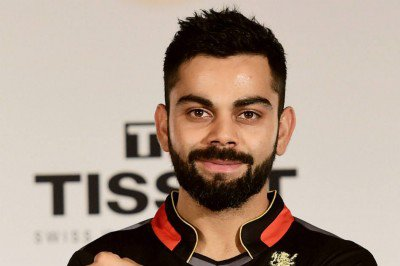
#> input picture model/test/vk18.jpg, 400 x 266 px
$ jupyter execute --allow-errors face_recognition_crickter.ipynb   (shell and % lines are left out)
#> lines starting #> are read from the running program, lines starting #| are printed output that depends on the picture
[cell 1]
import numpy as np
import cv2
import matplotlib
from matplotlib import pyplot as plt

[cell 2]
#!pip install opencv-python

[cell 3]
img =cv2.imread('./test/vk18.jpg')
#> img is the input picture: shape (266, 400, 3); mean B, G, R 142, 155.1, 173.8
img.shape
#> Out = (266, 400, 3)

[cell 4]
plt.imshow(img)

[cell 5]
gray = cv2.cvtColor(img, cv2.COLOR_BGR2GRAY)
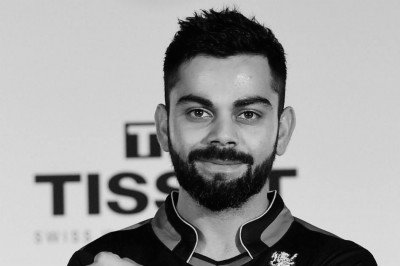
#> gray: shape (266, 400); min 0, max 237, mean 159.2
gray.shape
#> Out = (266, 400)

[cell 6]
gray

[cell 7]
plt.imshow(gray, cmap='gray')

[cell 8]
face_cascade = cv2.CascadeClassifier('./opencv/haarcascades/haarcascade_frontalface_default.xml')
eye_cascade = cv2.CascadeClassifier('./opencv/haarcascades/haarcascade_eye.xml')

faces = face_cascade.detectMultiScale(gray, 1.3,5)
#> faces = [[151, 54, 146, 146]]
faces
#> Out = [[151, 54, 146, 146]]

[cell 9]
(x,y,w,h) = faces[0]
#> x = 151; y = 54; w = 146; h = 146
x,y,w,h
#> Out = (151, 54, 146, 146)

[cell 10]
face_img = cv2.rectangle(img,(x,y),(x+w,y+h),(255,0,0),2)
plt.imshow(face_img)

[cell 11]
cv2.destroyAllWindows()
for (x,y,w,h) in faces:
    face_img = cv2.rectangle(img,(x,y),(x+w,y+h),(255,0,0),2)
    roi_gray = gray[y:y+h, x:x+w]
    roi_color = face_img[y:y+h, x:x+w]
    eyes = eye_cascade.detectMultiScale(roi_gray)
    for (ex,ey,ew,eh) in eyes:
        cv2.rectangle(roi_color,(ex,ey),(ex+ew,ey+eh),(0,255,0),2)
#> this loop made 1 pass
#> (x, y, w, h, eyes) on pass 1: (151, 54, 146, 146, [[28, 40, 35, 35], [80, 43, 34, 34]])
#> pass 1, `roi_gray = gray[y:y+h, x:x+w]`:
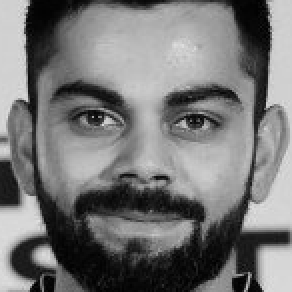
#> roi_gray: shape (146, 146) (shown 2 times larger); min 0, max 225, mean 117.6
#> after the loop:
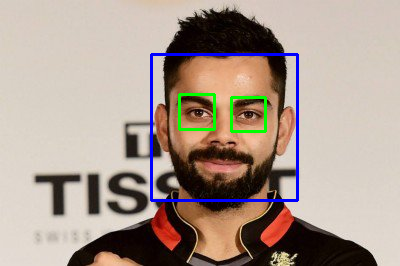
#> img: shape (266, 400, 3); mean B, G, R 143.6, 154, 170
#> after the loop:
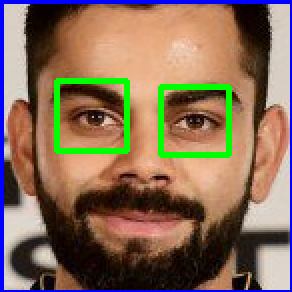
#> roi_color: shape (146, 146, 3) (shown 2 times larger); mean B, G, R 88.1, 108.8, 133.8


plt.figure()
plt.imshow(face_img, cmap='gray')
plt.show()

[cell 12]
plt.imshow(roi_color, cmap = 'gray')

[cell 13]
def get_cropped_image_if_2_eyes(image_path):
#> called with image_path = './test/vk18.jpg'
    img = cv2.imread(image_path)
    gray = cv2.cvtColor(img, cv2.COLOR_BGR2GRAY)
    faces = face_cascade.detectMultiScale(gray, 1.3, 5)
#> faces = [[151, 54, 146, 146]]
    for (x,y,w,h) in faces:
        roi_gray = gray[y:y+h, x:x+w]
        roi_color = img[y:y+h, x:x+w]
        eyes = eye_cascade.detectMultiScale(roi_gray)
        if len(eyes) >= 2:
            return roi_color
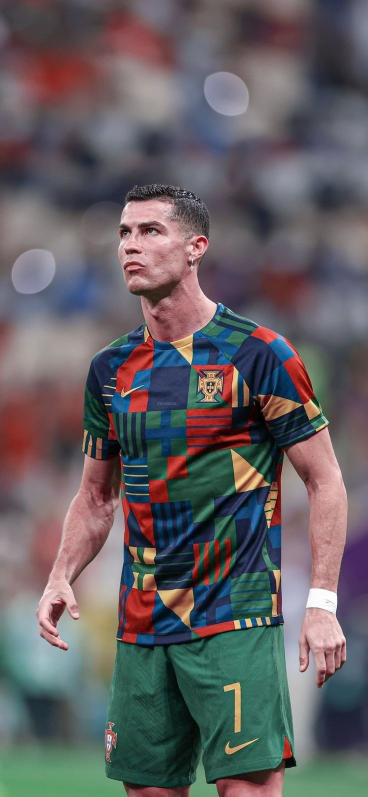
#> input picture model/dataset/Ronaldo/6a17c105c8227f64e6d9198007d7d593.jpg, 736 x 1593 px (shown at 1/2 size)
#> in get_cropped_image_if_2_eyes, img is the input picture: shape (1593, 736, 3); mean B, G, R 97.7, 94.6, 99.4
#> in get_cropped_image_if_2_eyes (call 3), `gray = cv2.cvtColor(img, cv2.COLOR_BGR2GRAY)`:
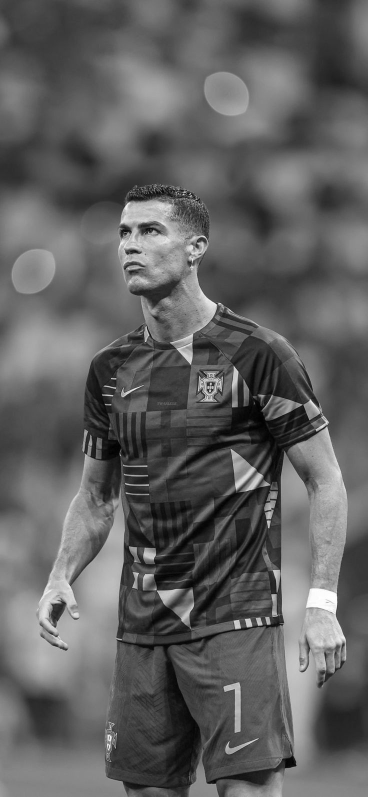
#> gray: shape (1593, 736) (shown at 1/2 size); min 0, max 255, mean 96.4
#> in get_cropped_image_if_2_eyes (call 3), `faces = face_cascade.detectMultiScale(gray, 1.3, 5)`: faces = [[193, 404, 151, 151]]
#> this loop made 1 pass
#> (x, y, w, h, eyes) on pass 1: (193, 404, 151, 151, [[41, 44, 34, 34], [90, 41, 35, 35]])
#> pass 1, in get_cropped_image_if_2_eyes (call 3), `roi_gray = gray[y:y+h, x:x+w]`:
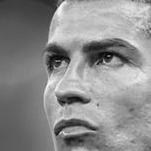
#> roi_gray: shape (151, 151); min 4, max 253, mean 140.1
#> pass 1, in get_cropped_image_if_2_eyes (call 3), `roi_color = img[y:y+h, x:x+w]`:
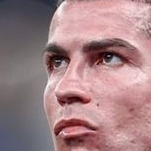
#> roi_color: shape (151, 151, 3); mean B, G, R 133.4, 130.1, 162.2

[cell 14]
original_image = cv2.imread('./test/vk18.jpg')
plt.imshow(original_image)

[cell 15]
cropped_img = get_cropped_image_if_2_eyes('./test/vk18.jpg')
plt.imshow(cropped_img)

[cell 16]
obs_image = cv2.imread('./test/vk2.jpg')
#> (the rest of this cell did not finish here and is left out)

#> (a cell that did not finish here is left out)

[cell 18]
path_to_data = './dataset'
path_to_cr_data = './dataset/cropped'

[cell 19]
import os
img_dirs = []
for entry in os.scandir(path_to_data):
    if entry.is_dir():
        img_dirs.append(entry.path)
img_dirs

[cell 20]
import shutil
if os.path.exists(path_to_cr_data):
    shutil.rmtree(path_to_cr_data)
os.mkdir(path_to_cr_data)

[cell 21]
cropped_img_dirs = []
celebrity_file_names_dict = {}
for img_dir in img_dirs:
    count = 1
    celebrity_name = img_dir.split('\\')[-1]
    print(celebrity_name)

    celebrity_file_names_dict[celebrity_name] = []

    for entry in os.scandir(img_dir):
        roi_color = get_cropped_image_if_2_eyes(entry.path)
        if roi_color is not None:
            cropped_folder = path_to_cr_data +'/'+ celebrity_name
            if not os.path.exists(cropped_folder):
                os.makedirs(cropped_folder)
                cropped_img_dirs.append(cropped_folder)
                print("Generating cropped images in folder : ", cropped_folder)

            cropped_file_name = celebrity_name +str(count) +".png"
            cropped_file_path = cropped_folder + '/' + cropped_file_name

            cv2.imwrite(cropped_file_path, roi_color)
            celebrity_file_names_dict[celebrity_name].append(cropped_file_path)
            count += 1

[cell 22]
import numpy as np
import pywt
import cv2

def w2d(img, mode='haar', level=1):
#> called with mode = 'db1', level = 5
    imArray = img
    #Datatype conversions
    #convert to grayscale
    imArray = cv2.cvtColor( imArray,cv2.COLOR_RGB2GRAY )
    #convert to float
    imArray =  np.float32(imArray)
    imArray /= 255;
    # compute coefficients
    coeffs=pywt.wavedec2(imArray, mode, level=level)

    #Process Coefficients
    coeffs_H=list(coeffs)
    coeffs_H[0] *= 0;

    # reconstruction
    imArray_H=pywt.waverec2(coeffs_H, mode);
    imArray_H *= 255;
    imArray_H =  np.uint8(imArray_H)

    return imArray_H

[cell 23]
im_har = w2d(cropped_img,'db1',5)
plt.imshow(im_har, cmap='gray')

[cell 24]
celebrity_file_names_dict

[cell 25]
class_dict = {}
count = 0
for celebrity_name in celebrity_file_names_dict.keys():
    class_dict[celebrity_name] = count
    count += 1
class_dict

[cell 26]
X = []
y = []

for celebrity_name, training_files in celebrity_file_names_dict.items():
    for training_image in training_files:
        img = cv2.imread(training_image)
        if img is None:
            continue
        scaled_raw_img = cv2.resize(img,(32,32))
        img_har = w2d(img,'db1',5)
#> call 2 of w2d, with mode = 'db1', level = 5
#> in w2d (call 2), `imArray_H=pywt.waverec2(coeffs_H, mode);`:
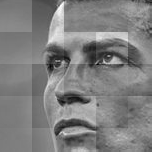
#> imArray_H: shape (152, 152) float32; min -0.567, max 0.568, mean 0.000522; drawn with min black and max white
        scaled_img_har = cv2.resize(img_har,(32,32))
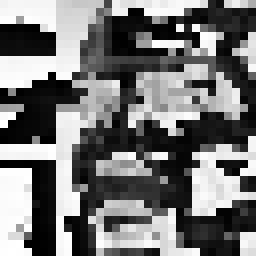
#> scaled_img_har: shape (32, 32) (shown 8 times larger); min 0, max 255, mean 117.4
        combined_img = np.vstack((scaled_raw_img.reshape(32*32*3,1),scaled_img_har.reshape(32*32,1)))
        X.append(combined_img)
        y.append(class_dict[celebrity_name])

[cell 27]
len(X[0])

[cell 28]
X = np.array(X).reshape(len(X),4096).astype(float)
X.shape
#> Out = (1, 4096)
